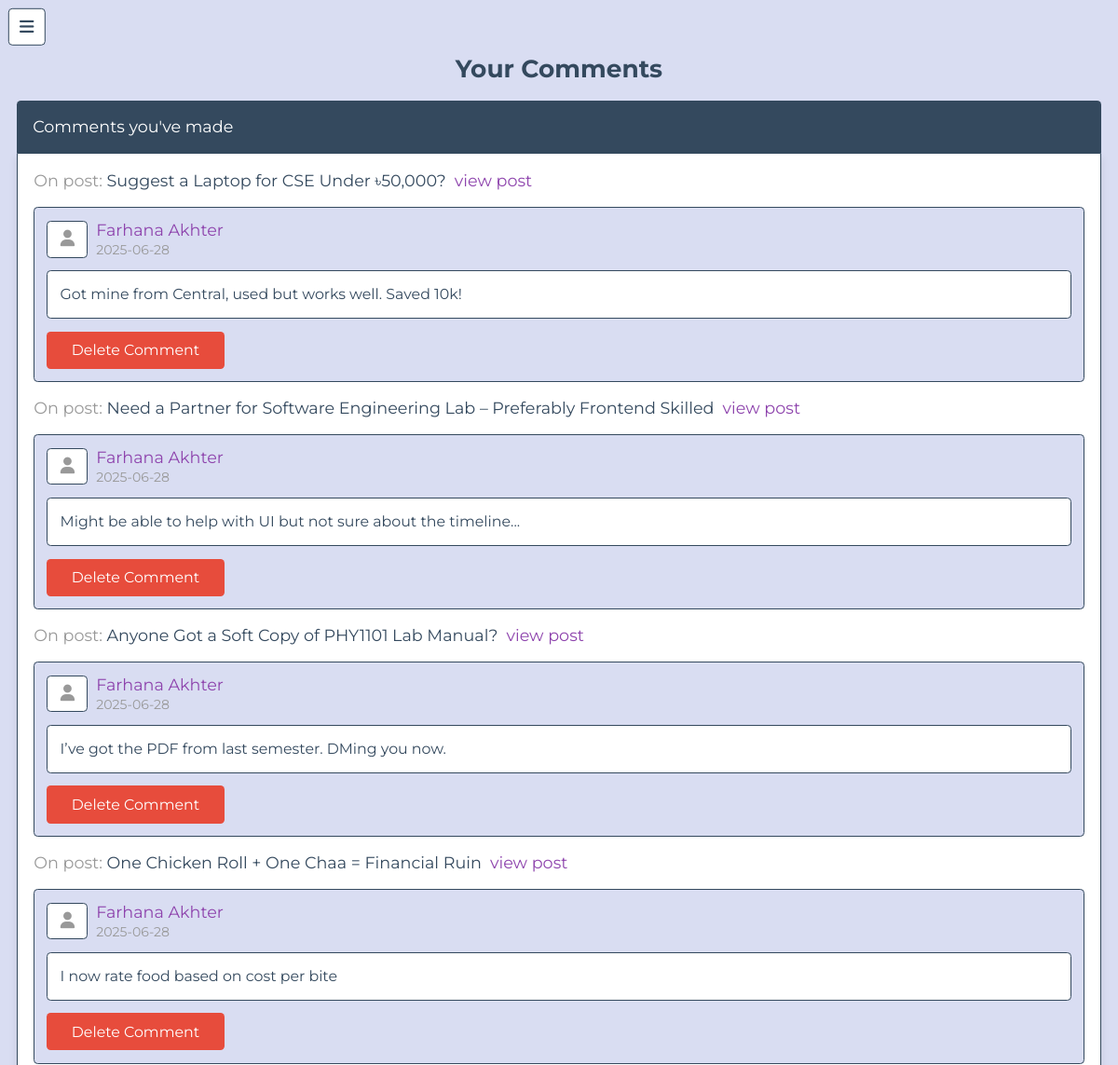
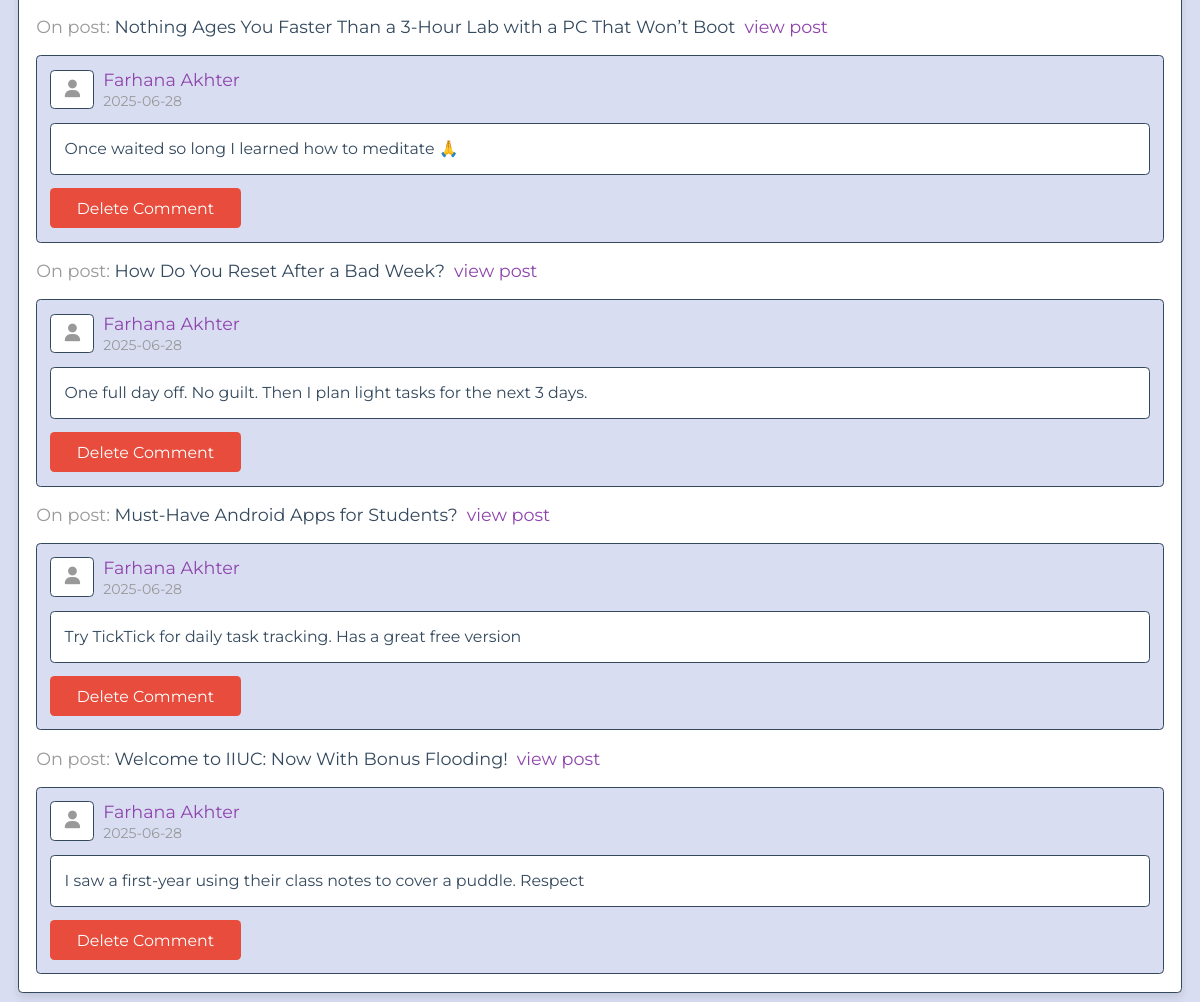
Screenshot of /project_blog/comments.php (signed in) with the database file from the repository (2 pictures, top to bottom).
### tables this page shows
CREATE TABLE `comments` (
  `id` int(100) NOT NULL,
  `post_id` int(100) NOT NULL,
  `user_id` int(100) NOT NULL,
  `user_name` varchar(50) NOT NULL,
  `comment` varchar(1000) NOT NULL,
  `date` date NOT NULL DEFAULT current_timestamp()
);

CREATE TABLE `posts` (
  `id` int(100) NOT NULL,
  `user_id` int(100) NOT NULL,
  `name` varchar(100) NOT NULL,
  `title` varchar(100) NOT NULL,
  `content` varchar(10000) NOT NULL,
  `image` varchar(100) NOT NULL,
  `date` date NOT NULL DEFAULT current_timestamp(),
  `status` varchar(10) NOT NULL
);

### project_blog/comments.php (the view, shortened to what this page needs)
<!DOCTYPE html>
<html lang="en">
<head>
   <link rel="stylesheet" href="https://cdnjs.cloudflare.com/ajax/libs/font-awesome/6.1.1/css/all.min.css">
   <link rel="stylesheet" href="css/admin_style.css">
</head>
<body>
<?php include 'user_profile_header.php'; ?>
<section class="comments">
   <h1 class="heading">Your Comments</h1>
   <p class="comment-title">Comments you've made</p>
   <div class="box-container">
   <?php
   $select_comments = $conn->prepare("SELECT * FROM `comments` WHERE user_id = ?");
   $select_comments->execute([$user_id]);
   if ($select_comments->rowCount() > 0) {
      while ($fetch_comments = $select_comments->fetch(PDO::FETCH_ASSOC)) {
         $select_posts = $conn->prepare("SELECT * FROM `posts` WHERE id = ?");
         $select_posts->execute([$fetch_comments['post_id']]);
         $fetch_post = $select_posts->fetch(PDO::FETCH_ASSOC);
   ?>
      <div class="post-title">
         On post: <span><?= $fetch_post['title'] ?? 'Unknown Post'; ?></span>
         <a href="home.php?post_id=<?= $fetch_post['id']; ?>">view post</a>
      </div>
      <div class="box">
         <div class="user">
            <i class="fas fa-user"></i>
            <div class="user-info">
               <span><?= $fetch_comments['user_name']; ?></span>
               <div><?= $fetch_comments['date']; ?></div>
            </div>
         </div>
         <div class="text"><?= $fetch_comments['comment']; ?></div>
         <form action="" method="POST">
            <button type="submit" class="inline-delete-btn" name="delete_comment" onclick="return confirm('Delete this comment?');">delete comment</button>
         </form>
      </div>
   <?php
      }
   } else {
      echo '<p class="empty">You haven\'t made any comments yet!</p>';
   }
   ?>
   </div>
</section>
</body>
</html>

### project_blog/css/admin_style.css (style rules this page uses)
:root { --main-color: #8e44ad; --red: #e74c3c; --orange: #f39c12; --black: #34495e; --white: #fff; --light-bg: hsl(230, 50%, 90%); --light-color: #999; --border: 0.2rem solid var(--black); --box-shadow: 0 0.5rem 1rem rgba(0, 0, 0, 0.1); }
* { font-family: "Montserrat", sans-serif; margin: 0; padding: 0; box-sizing: border-box; text-decoration: none; outline: none; border: none; }
html { font-size: 62.5%; overflow-x: hidden; }
body { background-color: var(--light-bg); padding-left: 35rem; }
section { max-width: 1200px; margin: 0 auto; padding: 2rem; }
.btn, .delete-btn, .option-btn, .inline-btn, .inline-option-btn, .inline-delete-btn { margin-top: 1rem; border-radius: 0.5rem; cursor: pointer; font-size: 1.8rem; color: var(--white); padding: 1.2rem 3rem; text-transform: capitalize; text-align: center; }
.inline-btn, .inline-option-btn, .inline-delete-btn { display: inline-block; margin-right: 1rem; }
.inline-delete-btn, .delete-btn { background-color: var(--red); }
.heading { text-align: center; margin-bottom: 2rem; text-transform: capitalize; color: var(--black); font-size: 3rem; }
.comments .comment-title { border-top-right-radius: 0.5rem; border-top-left-radius: 0.5rem; background-color: var(--black); padding: 2rem; color: var(--white); font-size: 2rem; }
.comments .box-container { border-bottom-right-radius: 0.5rem; border-bottom-left-radius: 0.5rem; background-color: var(--white); box-shadow: var(--box-shadow); border: var(--border); padding: 2rem; display: grid; gap: 2rem; }
.comments .box-container .box { background-color: var(--light-bg); border-radius: 0.5rem; padding: 1.5rem; border: var(--border); }
.comments .box-container .post-title { font-size: 2rem; color: var(--light-color); }
.comments .box-container .post-title span { color: var(--black); }
.comments .box-container .post-title a { color: var(--main-color); margin-left: 0.5rem; }
.comments .box-container .box .user { display: flex; align-items: center; gap: 1rem; margin-bottom: 1.5rem; }
.comments .box-container .box .user i { font-size: 2rem; border-radius: 0.5rem; border: var(--border); height: 4.5rem; width: 5rem; line-height: 4.1rem; background-color: var(--white); text-align: center; color: var(--light-color); }
.comments .box-container .box .user .user-info span { font-size: 2rem; color: var(--main-color); }
.comments .box-container .box .user .user-info div { color: var(--light-color); font-size: 1.6rem; margin-top: 0.2rem; }
.comments .box-container .box .text { font-size: 1.8rem; color: var(--black); line-height: 1.5; white-space: pre-line; background-color: var(--white); border-radius: 0.5rem; padding: 1.5rem; margin: 0.5rem 0; border: var(--border); }
@media (max-width: 1200px) { html { font-size: 55%; } }
@media (max-width: 1200px) { body { padding-left: 0; } }

### rows the page displays
comments: post.title "Suggest a Laptop for CSE Under ৳50,000?", user_name "Farhana Akhter", date "2025-06-28", comment "Got mine from Central, used but works well. Saved 10k!"
comments: post.title "Need a Partner for Software Engineering Lab – Preferably Frontend Skilled", user_name "Farhana Akhter", date "2025-06-28", comment "Might be able to help with UI but not sure about the timeline..."
comments: post.title "Anyone Got a Soft Copy of PHY1101 Lab Manual?", user_name "Farhana Akhter", date "2025-06-28", comment "I’ve got the PDF from last semester. DMing you now."
comments: post.title "One Chicken Roll + One Chaa = Financial Ruin", user_name "Farhana Akhter", date "2025-06-28", comment "I now rate food based on cost per bite"
comments: post.title "Nothing Ages You Faster Than a 3-Hour Lab with a PC That Won’t Boot", user_name "Farhana Akhter", date "2025-06-28", comment "Once waited so long I learned how to meditate 🙏"
comments: post.title "How Do You Reset After a Bad Week?", user_name "Farhana Akhter", date "2025-06-28", comment "One full day off. No guilt. Then I plan light tasks for the next 3 days."
comments: post.title "Must-Have Android Apps for Students?", user_name "Farhana Akhter", date "2025-06-28", comment "Try TickTick for daily task tracking. Has a great free version"
comments: post.title "Welcome to IIUC: Now With Bonus Flooding!", user_name "Farhana Akhter", date "2025-06-28", comment "I saw a first-year using their class notes to cover a puddle. Respect"
